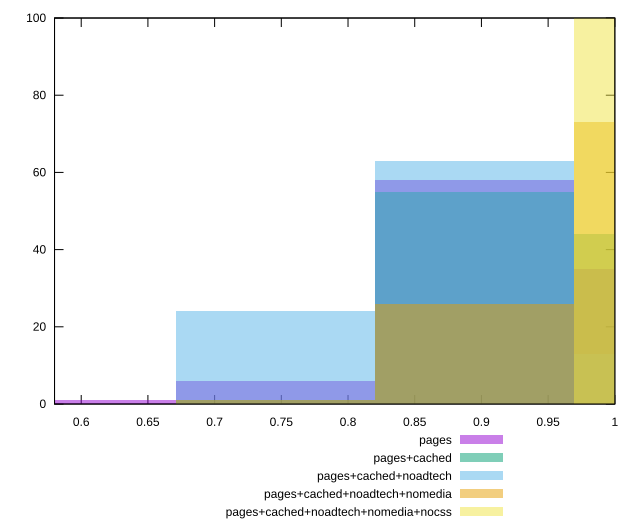

This chart was generated by the following gnuplot code:
reset

$pages <<EOF
0.5963538085762838 1
0.7454422607203548 6
1.0436191650084967 35
0.8945307128644258 58
EOF

$pagesCached <<EOF
0.7454422607203548 1
0.8945307128644258 55
1.0436191650084967 44
EOF

$pagesCachedNoadtech <<EOF
0.8945307128644258 63
1.0436191650084967 13
0.7454422607203548 24
EOF

$pagesCachedNoadtechNomedia <<EOF
0.8945307128644258 26
1.0436191650084967 73
0.7454422607203548 1
EOF

$pagesCachedNoadtechNomediaNocss <<EOF
1.0436191650084967 100
EOF

set key outside below
set boxwidth 0.14908845214407096
set xrange [0.58:1]
set yrange [0:100]
set trange [0:100]
set style fill transparent solid 0.5 noborder
set terminal svg size 640, 530 enhanced background rgb 'white'
set output "report_00017_2021-02-10T15-08-03.406Z/unused-css-rules/comparison/histogram/all_score.svg"

plot $pages title "pages" with boxes, \
     $pagesCached title "pages+cached" with boxes, \
     $pagesCachedNoadtech title "pages+cached+noadtech" with boxes, \
     $pagesCachedNoadtechNomedia title "pages+cached+noadtech+nomedia" with boxes, \
     $pagesCachedNoadtechNomediaNocss title "pages+cached+noadtech+nomedia+nocss" with boxes

reset
